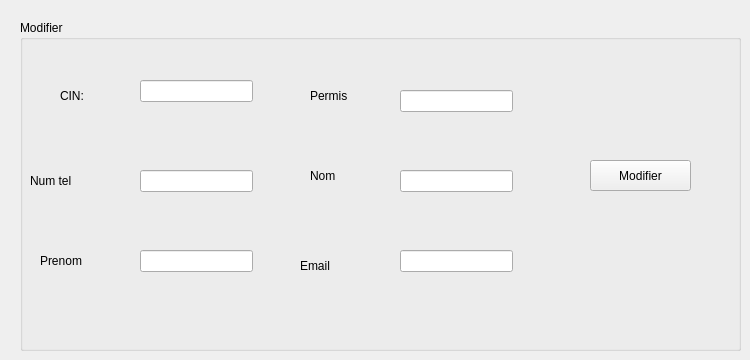
      <widget class="QWidget" name="tab_11">
       <attribute name="title">
        <string>Modifier les infos</string>
       </attribute>
       <widget class="QGroupBox" name="groupBox_11">
        <property name="geometry">
         <rect>
          <x>20</x>
          <y>20</y>
          <width>721</width>
          <height>331</height>
         </rect>
        </property>
        <property name="title">
         <string>Modifier</string>
        </property>
        <widget class="QLabel" name="label_55">
         <property name="geometry">
          <rect>
           <x>40</x>
           <y>60</y>
           <width>61</width>
           <height>31</height>
          </rect>
         </property>
         <property name="text">
          <string>CIN:</string>
         </property>
        </widget>
        <widget class="QLabel" name="label_56">
         <property name="geometry">
          <rect>
           <x>10</x>
           <y>140</y>
           <width>111</width>
           <height>41</height>
          </rect>
         </property>
         <property name="text">
          <string>Num tel</string>
         </property>
        </widget>
        <widget class="QLabel" name="label_57">
         <property name="geometry">
          <rect>
           <x>20</x>
           <y>220</y>
           <width>101</width>
           <height>41</height>
          </rect>
         </property>
         <property name="text">
          <string>Prenom</string>
         </property>
        </widget>
        <widget class="QLabel" name="label_58">
         <property name="geometry">
          <rect>
           <x>290</x>
           <y>60</y>
           <width>91</width>
           <height>31</height>
          </rect>
         </property>
         <property name="text">
          <string>Permis</string>
         </property>
        </widget>
        <widget class="QLabel" name="Nom">
         <property name="geometry">
          <rect>
           <x>290</x>
           <y>140</y>
           <width>81</width>
           <height>31</height>
          </rect>
         </property>
         <property name="text">
          <string>Nom</string>
         </property>
        </widget>
        <widget class="QLabel" name="label_59">
         <property name="geometry">
          <rect>
           <x>280</x>
           <y>230</y>
           <width>91</width>
           <height>31</height>
          </rect>
         </property>
         <property name="text">
          <string>Email</string>
         </property>
        </widget>
        <widget class="QLineEdit" name="lecin2">
         <property name="geometry">
          <rect>
           <x>120</x>
           <y>60</y>
           <width>113</width>
           <height>22</height>
          </rect>
         </property>
        </widget>
        <widget class="QLineEdit" name="lenumtel2">
         <property name="geometry">
          <rect>
           <x>120</x>
           <y>150</y>
           <width>113</width>
           <height>22</height>
          </rect>
         </property>
        </widget>
        <widget class="QLineEdit" name="lprenom2">
         <property name="geometry">
          <rect>
           <x>120</x>
           <y>230</y>
           <width>113</width>
           <height>22</height>
          </rect>
         </property>
        </widget>
        <widget class="QLineEdit" name="lepermis2">
         <property name="geometry">
          <rect>
           <x>380</x>
           <y>70</y>
           <width>113</width>
           <height>22</height>
          </rect>
         </property>
        </widget>
        <widget class="QLineEdit" name="lenom2">
         <property name="geometry">
          <rect>
           <x>380</x>
           <y>150</y>
           <width>113</width>
           <height>22</height>
          </rect>
         </property>
        </widget>
        <widget class="QLineEdit" name="leemail2">
         <property name="geometry">
          <rect>
           <x>380</x>
           <y>230</y>
           <width>113</width>
           <height>22</height>
          </rect>
         </property>
        </widget>
        <widget class="QPushButton" name="pb_modifier_2">
         <property name="geometry">
          <rect>
           <x>570</x>
           <y>140</y>
           <width>101</width>
           <height>31</height>
          </rect>
         </property>
         <property name="text">
          <string>Modifier</string>
         </property>
        </widget>
       </widget>
      </widget>
